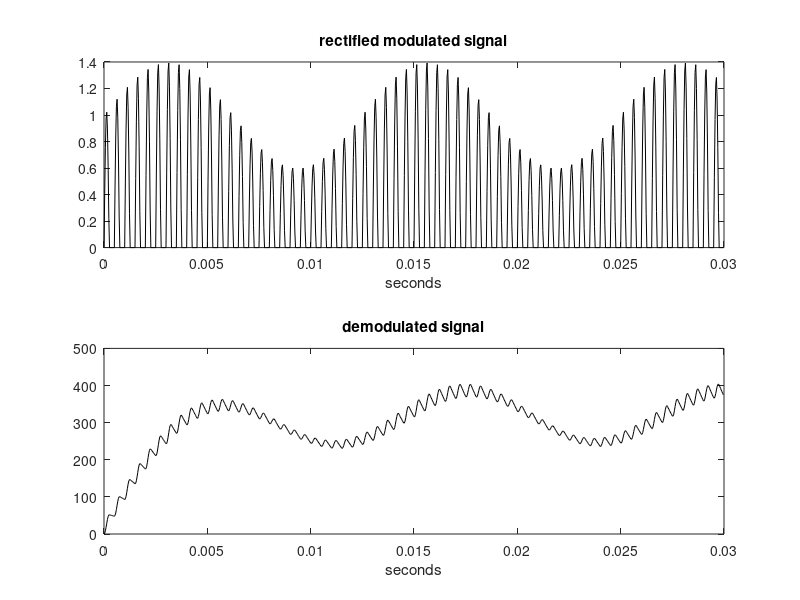

The MATLAB source for this figure:
% Demodulation of a DSB signal
fa=80; %signal frequency in Hz
wa=2*pi*fa; %signal frequency in rad/s

fc=2000; %carrier frequency in Hz
wc=2*pi*fc; %carrier frequency in rad/s

fs=30000; %sampling frequency in Hz
tiv=1/fs; %time interval between samples;
t=0:tiv:(0.03-tiv); %time intervals set (0.03 seconds)

%the DSB signal
MD=0.4; %modulation depth
A=1+(MD*sin(wa*t)); %amplitude
y=A.*sin(wc*t); %modulated signal data set

%demodulation
N=length(t); d1=zeros(1,N);
%diode simulation
for tt=1:N,
   if y(tt)<0 
      d1(tt)=0;
   else
      d1(tt)=y(tt);
   end;
end;  
%the R-C filter
R=1000; C=0.000003;
fil=tf([R],[R*C 1]); %transfer function

d2=lsim(fil,d1,t); %response of the filter

subplot(2,1,1)
plot(t,d1,'k'); %plots diode output
xlabel('seconds'); title('rectified modulated signal');

subplot(2,1,2)
plot(t,d2,'k'); %plots filter output
xlabel('seconds'); title('demodulated signal')
